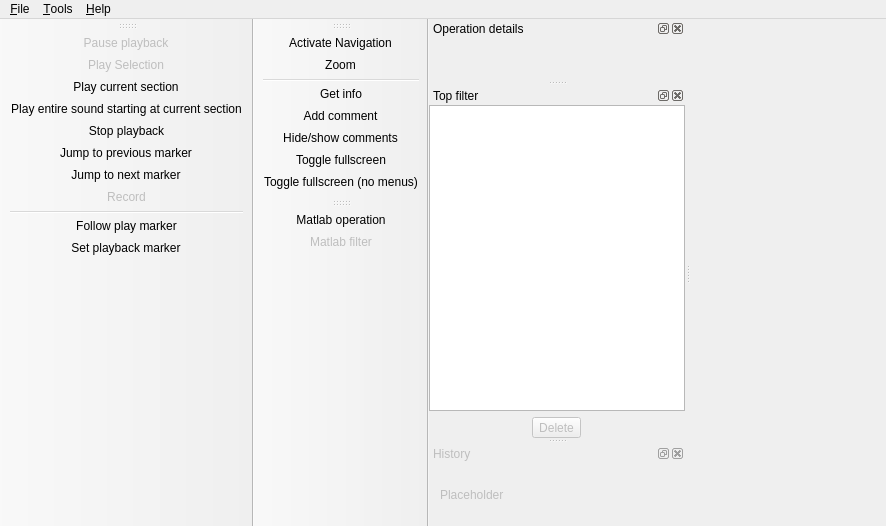
<?xml version="1.0" encoding="UTF-8"?>
<ui version="4.0">
 <class>MainWindow</class>
 <widget class="QMainWindow" name="MainWindow">
  <property name="geometry">
   <rect>
    <x>0</x>
    <y>0</y>
    <width>886</width>
    <height>526</height>
   </rect>
  </property>
  <property name="contextMenuPolicy">
   <enum>Qt::NoContextMenu</enum>
  </property>
  <property name="windowTitle">
   <string>MainWindow</string>
  </property>
  <property name="windowIcon">
   <iconset resource="icon-resources.qrc">
    <normaloff>:/icons/icons/sonicawe.png</normaloff>:/icons/icons/sonicawe.png</iconset>
  </property>
  <property name="documentMode">
   <bool>true</bool>
  </property>
  <property name="dockNestingEnabled">
   <bool>true</bool>
  </property>
  <property name="dockOptions">
   <set>QMainWindow::AllowNestedDocks|QMainWindow::AllowTabbedDocks|QMainWindow::AnimatedDocks|QMainWindow::VerticalTabs</set>
  </property>
  <property name="unifiedTitleAndToolBarOnMac">
   <bool>false</bool>
  </property>
  <widget class="QWidget" name="centralWidget">
   <layout class="QHBoxLayout" name="horizontalLayout_3"/>
  </widget>
  <widget class="QMenuBar" name="menuBar">
   <property name="geometry">
    <rect>
     <x>0</x>
     <y>0</y>
     <width>886</width>
     <height>25</height>
    </rect>
   </property>
   <widget class="QMenu" name="menuWindows">
    <property name="title">
     <string>&amp;Tools</string>
    </property>
    <widget class="QMenu" name="menuToolbars">
     <property name="title">
      <string>&amp;Toolbars</string>
     </property>
     <addaction name="actionToggleNavigationToolBox"/>
     <addaction name="actionToggleTimeControlToolBox"/>
     <addaction name="actionToggleSelectionToolBox"/>
     <addaction name="actionToggleTransformToolBox"/>
     <addaction name="actionToogleMatlabToolBox"/>
    </widget>
    <widget class="QMenu" name="menu_Windows">
     <property name="title">
      <string>&amp;Windows</string>
     </property>
     <addaction name="actionToggleTimelineWindow"/>
     <addaction name="actionTransform_info"/>
     <addaction name="actionOperation_details"/>
    </widget>
    <addaction name="separator"/>
    <addaction name="menu_Windows"/>
    <addaction name="menuToolbars"/>
    <addaction name="separator"/>
    <addaction name="actionRestore_layout"/>
   </widget>
   <widget class="QMenu" name="menuFile">
    <property name="title">
     <string>&amp;File</string>
    </property>
    <widget class="QMenu" name="menu_Recent_files">
     <property name="title">
      <string>&amp;Recent files</string>
     </property>
    </widget>
    <addaction name="actionNew_recording"/>
    <addaction name="actionOpen"/>
    <addaction name="menu_Recent_files"/>
    <addaction name="actionSave_project"/>
    <addaction name="actionSave_project_as"/>
    <addaction name="separator"/>
    <addaction name="actionExport_audio"/>
    <addaction name="actionExport_selection"/>
    <addaction name="separator"/>
    <addaction name="actionExit"/>
    <addaction name="separator"/>
   </widget>
   <widget class="QMenu" name="menuHelp">
    <property name="title">
     <string>&amp;Help</string>
    </property>
    <addaction name="separator"/>
    <addaction name="actionAbout"/>
   </widget>
   <addaction name="menuFile"/>
   <addaction name="menuWindows"/>
   <addaction name="menuHelp"/>
  </widget>
  <widget class="QDockWidget" name="toolPropertiesWindow">
   <property name="windowTitle">
    <string>Operation details</string>
   </property>
   <attribute name="dockWidgetArea">
    <number>1</number>
   </attribute>
   <widget class="QWidget" name="dockWidgetContents_3">
    <layout class="QHBoxLayout" name="horizontalLayout_2"/>
   </widget>
  </widget>
  <widget class="QDockWidget" name="topFilterWindow">
   <property name="contextMenuPolicy">
    <enum>Qt::NoContextMenu</enum>
   </property>
   <property name="features">
    <set>QDockWidget::AllDockWidgetFeatures</set>
   </property>
   <property name="allowedAreas">
    <set>Qt::LeftDockWidgetArea|Qt::RightDockWidgetArea</set>
   </property>
   <property name="windowTitle">
    <string>Top filter</string>
   </property>
   <attribute name="dockWidgetArea">
    <number>1</number>
   </attribute>
   <widget class="QWidget" name="layerWindowContents">
    <layout class="QVBoxLayout" name="verticalLayout">
     <property name="margin">
      <number>0</number>
     </property>
     <item>
      <widget class="QListWidget" name="layerWidget"/>
     </item>
     <item>
      <layout class="QHBoxLayout" name="horizontalLayout">
       <item>
        <widget class="QToolButton" name="deleteFilterButton">
         <property name="enabled">
          <bool>false</bool>
         </property>
         <property name="text">
          <string>Delete</string>
         </property>
        </widget>
       </item>
      </layout>
     </item>
    </layout>
   </widget>
  </widget>
  <widget class="QDockWidget" name="historyWindow">
   <property name="enabled">
    <bool>false</bool>
   </property>
   <property name="contextMenuPolicy">
    <enum>Qt::NoContextMenu</enum>
   </property>
   <property name="features">
    <set>QDockWidget::AllDockWidgetFeatures</set>
   </property>
   <property name="allowedAreas">
    <set>Qt::LeftDockWidgetArea|Qt::RightDockWidgetArea|Qt::TopDockWidgetArea</set>
   </property>
   <property name="windowTitle">
    <string>History</string>
   </property>
   <attribute name="dockWidgetArea">
    <number>1</number>
   </attribute>
   <widget class="QWidget" name="dockWidgetContents_2">
    <layout class="QVBoxLayout" name="verticalLayout_2">
     <item>
      <widget class="QLabel" name="label">
       <property name="enabled">
        <bool>false</bool>
       </property>
       <property name="text">
        <string>Placeholder</string>
       </property>
      </widget>
     </item>
    </layout>
   </widget>
  </widget>
  <widget class="Tools::Support::ToolBar" name="toolBarPlay">
   <property name="windowTitle">
    <string>toolBar</string>
   </property>
   <attribute name="toolBarArea">
    <enum>LeftToolBarArea</enum>
   </attribute>
   <attribute name="toolBarBreak">
    <bool>false</bool>
   </attribute>
   <addaction name="actionPausePlayBack"/>
   <addaction name="actionPlaySelection"/>
   <addaction name="actionPlaySection"/>
   <addaction name="actionPlayEntireSound"/>
   <addaction name="actionStopPlayBack"/>
   <addaction name="actionJumpBackward"/>
   <addaction name="actionJumpForward"/>
   <addaction name="actionRecord"/>
   <addaction name="separator"/>
   <addaction name="actionFollowPlayMarker"/>
   <addaction name="actionSetPlayMarker"/>
  </widget>
  <widget class="Tools::Support::ToolBar" name="toolBarOperation">
   <property name="enabled">
    <bool>true</bool>
   </property>
   <property name="windowTitle">
    <string>toolBar</string>
   </property>
   <attribute name="toolBarArea">
    <enum>LeftToolBarArea</enum>
   </attribute>
   <attribute name="toolBarBreak">
    <bool>true</bool>
   </attribute>
   <addaction name="actionActivateNavigation"/>
   <addaction name="actionZoom"/>
   <addaction name="separator"/>
   <addaction name="actionActivateInfoTool"/>
   <addaction name="actionAddComment"/>
   <addaction name="actionShowComments"/>
   <addaction name="actionToggleFullscreen"/>
   <addaction name="actionToggleFullscreenNoMenus"/>
  </widget>
  <widget class="Tools::Support::ToolBar" name="toolBarMatlab">
   <property name="windowTitle">
    <string>toolBar</string>
   </property>
   <attribute name="toolBarArea">
    <enum>LeftToolBarArea</enum>
   </attribute>
   <attribute name="toolBarBreak">
    <bool>false</bool>
   </attribute>
   <addaction name="actionMatlabOperation"/>
   <addaction name="actionMatlabFilter"/>
  </widget>
  <action name="actionEllipseSelection">
   <property name="checkable">
    <bool>true</bool>
   </property>
   <property name="icon">
    <iconset resource="icon-resources.qrc">
     <normaloff>:/icons/icons/icon-circle-selection.png</normaloff>:/icons/icons/icon-circle-selection.png</iconset>
   </property>
   <property name="text">
    <string>Ellipse Selection</string>
   </property>
   <property name="toolTip">
    <string>Ellipse selection [S]</string>
   </property>
   <property name="shortcut">
    <string>S</string>
   </property>
   <property name="iconVisibleInMenu">
    <bool>true</bool>
   </property>
  </action>
  <action name="actionActivateNavigation">
   <property name="checkable">
    <bool>true</bool>
   </property>
   <property name="checked">
    <bool>false</bool>
   </property>
   <property name="icon">
    <iconset resource="icon-resources.qrc">
     <normaloff>:/icons/icons/icon-navigation.png</normaloff>:/icons/icons/icon-navigation.png</iconset>
   </property>
   <property name="text">
    <string>Activate Navigation</string>
   </property>
   <property name="toolTip">
    <string>Rotate with right mouse button [N]</string>
   </property>
   <property name="shortcut">
    <string>N</string>
   </property>
   <property name="iconVisibleInMenu">
    <bool>true</bool>
   </property>
  </action>
  <action name="actionToggleTopFilterWindow">
   <property name="checkable">
    <bool>true</bool>
   </property>
   <property name="checked">
    <bool>true</bool>
   </property>
   <property name="text">
    <string>Top filter</string>
   </property>
   <property name="toolTip">
    <string>Toggle the top filter window</string>
   </property>
   <property name="shortcut">
    <string>F</string>
   </property>
  </action>
  <action name="actionToggle_piano_grid">
   <property name="checkable">
    <bool>true</bool>
   </property>
   <property name="icon">
    <iconset resource="icon-resources.qrc">
     <normaloff>:/icons/icons/icon-toggle-piano.png</normaloff>:/icons/icons/icon-toggle-piano.png</iconset>
   </property>
   <property name="text">
    <string>Toggle piano grid</string>
   </property>
   <property name="toolTip">
    <string>Toggle piano grid</string>
   </property>
   <property name="iconVisibleInMenu">
    <bool>true</bool>
   </property>
  </action>
  <action name="actionPlaySelection">
   <property name="checkable">
    <bool>true</bool>
   </property>
   <property name="enabled">
    <bool>false</bool>
   </property>
   <property name="icon">
    <iconset resource="icon-resources.qrc">
     <normaloff>:/icons/icons/icon-play-sel.png</normaloff>:/icons/icons/icon-play-sel.png</iconset>
   </property>
   <property name="text">
    <string>Play Selection</string>
   </property>
   <property name="toolTip">
    <string>Play the selected area [Ctrl+Space]</string>
   </property>
   <property name="shortcut">
    <string>Ctrl+Space</string>
   </property>
  </action>
  <action name="actionToggleSelectionToolBox">
   <property name="checkable">
    <bool>true</bool>
   </property>
   <property name="checked">
    <bool>true</bool>
   </property>
   <property name="text">
    <string>&amp;Selection</string>
   </property>
   <property name="toolTip">
    <string>Toggle the selection toolbox</string>
   </property>
  </action>
  <action name="actionToggle_hz_grid">
   <property name="checkable">
    <bool>true</bool>
   </property>
   <property name="checked">
    <bool>true</bool>
   </property>
   <property name="icon">
    <iconset resource="icon-resources.qrc">
     <normaloff>:/icons/icons/icon-toggle-hz.png</normaloff>:/icons/icons/icon-toggle-hz.png</iconset>
   </property>
   <property name="text">
    <string>Toggle frequency markers</string>
   </property>
   <property name="toolTip">
    <string>Toggle frequency markers</string>
   </property>
   <property name="iconVisibleInMenu">
    <bool>true</bool>
   </property>
  </action>
  <action name="actionActionAdd_selection">
   <property name="icon">
    <iconset resource="icon-resources.qrc">
     <normaloff>:/icons/icons/icon-save-selection.png</normaloff>:/icons/icons/icon-save-selection.png</iconset>
   </property>
   <property name="text">
    <string>actionAdd_selection</string>
   </property>
   <property name="toolTip">
    <string>Remember the selection</string>
   </property>
   <property name="iconVisibleInMenu">
    <bool>true</bool>
   </property>
  </action>
  <action name="actionActionRemove_selection">
   <property name="icon">
    <iconset resource="icon-resources.qrc">
     <normaloff>:/icons/icons/icon-silence-selection.png</normaloff>:/icons/icons/icon-silence-selection.png</iconset>
   </property>
   <property name="text">
    <string>actionRemove_selection</string>
   </property>
   <property name="toolTip">
    <string>Silences the selected region [Del]</string>
   </property>
   <property name="shortcut">
    <string>Del</string>
   </property>
   <property name="iconVisibleInMenu">
    <bool>true</bool>
   </property>
  </action>
  <action name="actionCropSelection">
   <property name="checked">
    <bool>false</bool>
   </property>
   <property name="enabled">
    <bool>true</bool>
   </property>
   <property name="icon">
    <iconset resource="icon-resources.qrc">
     <normaloff>:/icons/icons/icon-crop.png</normaloff>:/icons/icons/icon-crop.png</iconset>
   </property>
   <property name="text">
    <string>Crop Selection</string>
   </property>
   <property name="toolTip">
    <string>Crop selection [C]</string>
   </property>
   <property name="shortcut">
    <string>C</string>
   </property>
   <property name="iconVisibleInMenu">
    <bool>true</bool>
   </property>
  </action>
  <action name="actionMoveSelection">
   <property name="checkable">
    <bool>true</bool>
   </property>
   <property name="checked">
    <bool>false</bool>
   </property>
   <property name="enabled">
    <bool>false</bool>
   </property>
   <property name="icon">
    <iconset resource="icon-resources.qrc">
     <normaloff>:/icons/icons/icon-move.png</normaloff>:/icons/icons/icon-move.png</iconset>
   </property>
   <property name="text">
    <string>Move Selection</string>
   </property>
   <property name="toolTip">
    <string>Move selection [M]</string>
   </property>
   <property name="shortcut">
    <string>M</string>
   </property>
   <property name="iconVisibleInMenu">
    <bool>true</bool>
   </property>
  </action>
  <action name="actionMoveSelectionTime">
   <property name="checkable">
    <bool>true</bool>
   </property>
   <property name="checked">
    <bool>false</bool>
   </property>
   <property name="enabled">
    <bool>false</bool>
   </property>
   <property name="icon">
    <iconset resource="icon-resources.qrc">
     <normaloff>:/icons/icons/icon-move-time.png</normaloff>:/icons/icons/icon-move-time.png</iconset>
   </property>
   <property name="text">
    <string>Move Selection in Time</string>
   </property>
   <property name="toolTip">
    <string>Move selection in Time [T]</string>
   </property>
   <property name="shortcut">
    <string>T</string>
   </property>
   <property name="iconVisibleInMenu">
    <bool>true</bool>
   </property>
  </action>
  <action name="actionMatlabFilter">
   <property name="checked">
    <bool>false</bool>
   </property>
   <property name="enabled">
    <bool>false</bool>
   </property>
   <property name="icon">
    <iconset resource="icon-resources.qrc">
     <normaloff>:/icons/icons/icon-matlabfilter.png</normaloff>:/icons/icons/icon-matlabfilter.png</iconset>
   </property>
   <property name="text">
    <string>Matlab filter</string>
   </property>
   <property name="toolTip">
    <string>Apply Matlab filter to everything, under construction</string>
   </property>
   <property name="iconVisibleInMenu">
    <bool>true</bool>
   </property>
  </action>
  <action name="actionMatlabOperation">
   <property name="checked">
    <bool>false</bool>
   </property>
   <property name="icon">
    <iconset resource="icon-resources.qrc">
     <normaloff>:/icons/icons/icon-matlaboperation.png</normaloff>:/icons/icons/icon-matlaboperation.png</iconset>
   </property>
   <property name="text">
    <string>Matlab operation</string>
   </property>
   <property name="toolTip">
    <string>Apply Matlab operation to everything</string>
   </property>
   <property name="iconVisibleInMenu">
    <bool>true</bool>
   </property>
  </action>
  <action name="actionRecord">
   <property name="checkable">
    <bool>true</bool>
   </property>
   <property name="checked">
    <bool>false</bool>
   </property>
   <property name="enabled">
    <bool>false</bool>
   </property>
   <property name="icon">
    <iconset resource="icon-resources.qrc">
     <normaloff>:/icons/icons/icon-record.png</normaloff>:/icons/icons/icon-record.png</iconset>
   </property>
   <property name="text">
    <string>Record</string>
   </property>
   <property name="toolTip">
    <string>Toggle recording [R]</string>
   </property>
   <property name="shortcut">
    <string>R</string>
   </property>
   <property name="iconVisibleInMenu">
    <bool>true</bool>
   </property>
  </action>
  <action name="actionFollowPlayMarker">
   <property name="checkable">
    <bool>true</bool>
   </property>
   <property name="icon">
    <iconset resource="icon-resources.qrc">
     <normaloff>:/icons/icons/icon-lockplayback.png</normaloff>:/icons/icons/icon-lockplayback.png</iconset>
   </property>
   <property name="text">
    <string>Follow play marker</string>
   </property>
   <property name="toolTip">
    <string>Follow the play marker when playing</string>
   </property>
   <property name="iconVisibleInMenu">
    <bool>true</bool>
   </property>
  </action>
  <action name="actionToggleCreationToolBox">
   <property name="checkable">
    <bool>true</bool>
   </property>
   <property name="checked">
    <bool>true</bool>
   </property>
   <property name="text">
    <string>Sound creation</string>
   </property>
   <property name="toolTip">
    <string>Toggle the sound creation tool box</string>
   </property>
   <property name="shortcut">
    <string>E</string>
   </property>
  </action>
  <action name="actionToggleTransformToolBox">
   <property name="checkable">
    <bool>true</bool>
   </property>
   <property name="text">
    <string>&amp;Transform settings</string>
   </property>
   <property name="toolTip">
    <string>Toggle the transform toolbox</string>
   </property>
  </action>
  <action name="actionToggleNavigationToolBox">
   <property name="checkable">
    <bool>true</bool>
   </property>
   <property name="checked">
    <bool>true</bool>
   </property>
   <property name="text">
    <string>&amp;Navigation</string>
   </property>
   <property name="toolTip">
    <string>Toggle the navigation toolbox</string>
   </property>
  </action>
  <action name="actionToggleTimeControlToolBox">
   <property name="checkable">
    <bool>true</bool>
   </property>
   <property name="checked">
    <bool>true</bool>
   </property>
   <property name="text">
    <string>&amp;Playback</string>
   </property>
   <property name="toolTip">
    <string>Toggle the playback control toolbox</string>
   </property>
  </action>
  <action name="actionNew_recording">
   <property name="enabled">
    <bool>true</bool>
   </property>
   <property name="text">
    <string>&amp;New recording</string>
   </property>
   <property name="shortcut">
    <string>Ctrl+N</string>
   </property>
  </action>
  <action name="actionImport_audio">
   <property name="enabled">
    <bool>false</bool>
   </property>
   <property name="text">
    <string>Import</string>
   </property>
  </action>
  <action name="actionExport_audio">
   <property name="text">
    <string>Export</string>
   </property>
  </action>
  <action name="actionSave_project">
   <property name="text">
    <string>&amp;Save project</string>
   </property>
   <property name="shortcut">
    <string>Ctrl+S</string>
   </property>
  </action>
  <action name="actionExit">
   <property name="text">
    <string>Exit</string>
   </property>
  </action>
  <action name="actionOpen">
   <property name="text">
    <string>&amp;Open </string>
   </property>
   <property name="shortcut">
    <string>Ctrl+O</string>
   </property>
  </action>
  <action name="actionExport_selection">
   <property name="text">
    <string>Export selection</string>
   </property>
  </action>
  <action name="actionToggleTimelineWindow">
   <property name="checkable">
    <bool>true</bool>
   </property>
   <property name="text">
    <string>&amp;Timeline</string>
   </property>
   <property name="toolTip">
    <string>Toggle the timeline window</string>
   </property>
  </action>
  <action name="actionCutoffSelection">
   <property name="checkable">
    <bool>true</bool>
   </property>
   <property name="enabled">
    <bool>false</bool>
   </property>
   <property name="icon">
    <iconset resource="icon-resources.qrc">
     <normaloff>:/icons/icons/icon-cutoff-selection.png</normaloff>:/icons/icons/icon-cutoff-selection.png</iconset>
   </property>
   <property name="text">
    <string>Cutoff selection</string>
   </property>
   <property name="iconVisibleInMenu">
    <bool>true</bool>
   </property>
  </action>
  <action name="actionPeakSelection">
   <property name="checkable">
    <bool>true</bool>
   </property>
   <property name="icon">
    <iconset resource="icon-resources.qrc">
     <normaloff>:/icons/icons/icon-peak-selection.png</normaloff>:/icons/icons/icon-peak-selection.png</iconset>
   </property>
   <property name="text">
    <string>Peak selection</string>
   </property>
   <property name="toolTip">
    <string>Peak selection</string>
   </property>
   <property name="shortcut">
    <string>E</string>
   </property>
   <property name="iconVisibleInMenu">
    <bool>true</bool>
   </property>
  </action>
  <action name="actionRectangleSelection">
   <property name="checkable">
    <bool>true</bool>
   </property>
   <property name="icon">
    <iconset resource="icon-resources.qrc">
     <normaloff>:/icons/icons/icon-rectangle-selection.png</normaloff>:/icons/icons/icon-rectangle-selection.png</iconset>
   </property>
   <property name="text">
    <string>Rectangle selection</string>
   </property>
   <property name="toolTip">
    <string>Rectangle selection</string>
   </property>
   <property name="iconVisibleInMenu">
    <bool>true</bool>
   </property>
  </action>
  <action name="actionPolygonSelection">
   <property name="checkable">
    <bool>true</bool>
   </property>
   <property name="icon">
    <iconset resource="icon-resources.qrc">
     <normaloff>:/icons/icons/icon-quad-selection.png</normaloff>:/icons/icons/icon-quad-selection.png</iconset>
   </property>
   <property name="text">
    <string>Polygon selection</string>
   </property>
   <property name="toolTip">
    <string>Polygon selection</string>
   </property>
   <property name="shortcut">
    <string>P</string>
   </property>
   <property name="iconVisibleInMenu">
    <bool>true</bool>
   </property>
  </action>
  <action name="actionSplineSelection">
   <property name="checkable">
    <bool>true</bool>
   </property>
   <property name="icon">
    <iconset resource="icon-resources.qrc">
     <normaloff>:/icons/icons/icon-spline-selection.png</normaloff>:/icons/icons/icon-spline-selection.png</iconset>
   </property>
   <property name="text">
    <string>Spline selection</string>
   </property>
   <property name="toolTip">
    <string>Spline selection</string>
   </property>
   <property name="iconVisibleInMenu">
    <bool>true</bool>
   </property>
  </action>
  <action name="actionAmplitudeBrush">
   <property name="checkable">
    <bool>true</bool>
   </property>
   <property name="enabled">
    <bool>false</bool>
   </property>
   <property name="icon">
    <iconset resource="icon-resources.qrc">
     <normaloff>:/icons/icons/icon-amplitude-brush.png</normaloff>:/icons/icons/icon-amplitude-brush.png</iconset>
   </property>
   <property name="text">
    <string>Amplitude brush</string>
   </property>
   <property name="toolTip">
    <string>Amplitude brush</string>
   </property>
   <property name="iconVisibleInMenu">
    <bool>true</bool>
   </property>
  </action>
  <action name="actionAirbrush">
   <property name="checkable">
    <bool>true</bool>
   </property>
   <property name="enabled">
    <bool>false</bool>
   </property>
   <property name="icon">
    <iconset resource="icon-resources.qrc">
     <normaloff>:/icons/icons/icon-airbrush.png</normaloff>:/icons/icons/icon-airbrush.png</iconset>
   </property>
   <property name="text">
    <string>Airbrush</string>
   </property>
   <property name="toolTip">
    <string>Airbrush</string>
   </property>
   <property name="iconVisibleInMenu">
    <bool>true</bool>
   </property>
  </action>
  <action name="actionSmoothBrush">
   <property name="checkable">
    <bool>true</bool>
   </property>
   <property name="enabled">
    <bool>false</bool>
   </property>
   <property name="icon">
    <iconset resource="icon-resources.qrc">
     <normaloff>:/icons/icons/icon-smooth-brush.png</normaloff>:/icons/icons/icon-smooth-brush.png</iconset>
   </property>
   <property name="text">
    <string>Smooth brush</string>
   </property>
   <property name="toolTip">
    <string>Smooth brush</string>
   </property>
   <property name="iconVisibleInMenu">
    <bool>true</bool>
   </property>
  </action>
  <action name="actionZoom">
   <property name="checkable">
    <bool>true</bool>
   </property>
   <property name="checked">
    <bool>false</bool>
   </property>
   <property name="icon">
    <iconset resource="icon-resources.qrc">
     <normaloff>:/icons/icons/icon-zoom.png</normaloff>:/icons/icons/icon-zoom.png</iconset>
   </property>
   <property name="text">
    <string>Zoom</string>
   </property>
   <property name="toolTip">
    <string>Zoom with the right mouse button [Z]</string>
   </property>
   <property name="shortcut">
    <string>Z</string>
   </property>
   <property name="iconVisibleInMenu">
    <bool>true</bool>
   </property>
  </action>
  <action name="actionSetPlayMarker">
   <property name="checkable">
    <bool>true</bool>
   </property>
   <property name="icon">
    <iconset resource="icon-resources.qrc">
     <normaloff>:/icons/icons/icon-set-mark.png</normaloff>:/icons/icons/icon-set-mark.png</iconset>
   </property>
   <property name="text">
    <string>Set playback marker</string>
   </property>
   <property name="toolTip">
    <string>Set playback markers with left mouse button, remove with right mouse button</string>
   </property>
   <property name="iconVisibleInMenu">
    <bool>true</bool>
   </property>
  </action>
  <action name="actionStopPlayBack">
   <property name="icon">
    <iconset resource="icon-resources.qrc">
     <normaloff>:/icons/icons/icon-stop.png</normaloff>:/icons/icons/icon-stop.png</iconset>
   </property>
   <property name="text">
    <string>Stop playback</string>
   </property>
   <property name="toolTip">
    <string>Stop playback</string>
   </property>
   <property name="iconVisibleInMenu">
    <bool>true</bool>
   </property>
  </action>
  <action name="actionPausePlayBack">
   <property name="checkable">
    <bool>true</bool>
   </property>
   <property name="enabled">
    <bool>false</bool>
   </property>
   <property name="icon">
    <iconset resource="icon-resources.qrc">
     <normaloff>:/icons/icons/icon-paus.png</normaloff>:/icons/icons/icon-paus.png</iconset>
   </property>
   <property name="text">
    <string>Pause playback</string>
   </property>
   <property name="toolTip">
    <string>Pause playback</string>
   </property>
   <property name="iconVisibleInMenu">
    <bool>true</bool>
   </property>
  </action>
  <action name="actionJumpForward">
   <property name="icon">
    <iconset resource="icon-resources.qrc">
     <normaloff>:/icons/icons/icon-next-mark.png</normaloff>:/icons/icons/icon-next-mark.png</iconset>
   </property>
   <property name="text">
    <string>Jump to next marker</string>
   </property>
   <property name="toolTip">
    <string>Jump to next marker</string>
   </property>
   <property name="iconVisibleInMenu">
    <bool>true</bool>
   </property>
  </action>
  <action name="actionJumpBackward">
   <property name="icon">
    <iconset resource="icon-resources.qrc">
     <normaloff>:/icons/icons/icon-prev-mark.png</normaloff>:/icons/icons/icon-prev-mark.png</iconset>
   </property>
   <property name="text">
    <string>Jump to previous marker</string>
   </property>
   <property name="toolTip">
    <string>Jump to previous marker</string>
   </property>
   <property name="iconVisibleInMenu">
    <bool>true</bool>
   </property>
  </action>
  <action name="actionToolSelect">
   <property name="checkable">
    <bool>true</bool>
   </property>
   <property name="enabled">
    <bool>false</bool>
   </property>
   <property name="icon">
    <iconset resource="icon-resources.qrc">
     <normaloff>:/icons/icons/sonicawe.png</normaloff>:/icons/icons/sonicawe.png</iconset>
   </property>
   <property name="text">
    <string>Select previous operations</string>
   </property>
   <property name="toolTip">
    <string>Select previous operations</string>
   </property>
   <property name="iconVisibleInMenu">
    <bool>true</bool>
   </property>
  </action>
  <action name="actionTransform_Cwt">
   <property name="checkable">
    <bool>true</bool>
   </property>
   <property name="checked">
    <bool>true</bool>
   </property>
   <property name="text">
    <string>Gabor Wavelet transform</string>
   </property>
   <property name="toolTip">
    <string>Actually, Complex Gabor Wavelet transform</string>
   </property>
   <property name="iconVisibleInMenu">
    <bool>true</bool>
   </property>
  </action>
  <action name="actionTransform_Stft">
   <property name="checkable">
    <bool>true</bool>
   </property>
   <property name="enabled">
    <bool>true</bool>
   </property>
   <property name="text">
    <string>Windowed fourier transform (STFT)</string>
   </property>
   <property name="toolTip">
    <string>Windowed fourier transform (STFT)</string>
   </property>
   <property name="iconVisibleInMenu">
    <bool>true</bool>
   </property>
  </action>
  <action name="actionTransform_Cwt_phase">
   <property name="checkable">
    <bool>true</bool>
   </property>
   <property name="enabled">
    <bool>true</bool>
   </property>
   <property name="text">
    <string>Gabor Wavelet transform phase</string>
   </property>
   <property name="toolTip">
    <string>Instantaneous phase from Gabor Wavelet transform</string>
   </property>
   <property name="iconVisibleInMenu">
    <bool>true</bool>
   </property>
  </action>
  <action name="actionTransform_Cwt_reassign">
   <property name="checkable">
    <bool>true</bool>
   </property>
   <property name="enabled">
    <bool>true</bool>
   </property>
   <property name="text">
    <string>Reassigned Gabor Wavelet transform</string>
   </property>
   <property name="toolTip">
    <string>Reassignment 'sharpens' by moving coefficients</string>
   </property>
   <property name="iconVisibleInMenu">
    <bool>true</bool>
   </property>
  </action>
  <action name="actionTonalizeFilter">
   <property name="enabled">
    <bool>false</bool>
   </property>
   <property name="icon">
    <iconset resource="icon-resources.qrc">
     <normaloff>:/icons/icons/sonicawe.png</normaloff>:/icons/icons/sonicawe.png</iconset>
   </property>
   <property name="text">
    <string>Tonalize transform</string>
   </property>
   <property name="toolTip">
    <string>Tonalize transform</string>
   </property>
   <property name="iconVisibleInMenu">
    <bool>true</bool>
   </property>
  </action>
  <action name="actionReassignFilter">
   <property name="enabled">
    <bool>false</bool>
   </property>
   <property name="icon">
    <iconset resource="icon-resources.qrc">
     <normaloff>:/icons/icons/sonicawe.png</normaloff>:/icons/icons/sonicawe.png</iconset>
   </property>
   <property name="text">
    <string>Reassign transform</string>
   </property>
   <property name="toolTip">
    <string>Reassign transform</string>
   </property>
   <property name="iconVisibleInMenu">
    <bool>true</bool>
   </property>
  </action>
  <action name="actionSet_rainbow_colors">
   <property name="checkable">
    <bool>true</bool>
   </property>
   <property name="checked">
    <bool>true</bool>
   </property>
   <property name="icon">
    <iconset resource="icon-resources.qrc">
     <normaloff>:/icons/icons/icon-show-color.png</normaloff>:/icons/icons/icon-show-color.png</iconset>
   </property>
   <property name="text">
    <string>Rainbow colors</string>
   </property>
   <property name="toolTip">
    <string>Rainbow colors</string>
   </property>
   <property name="iconVisibleInMenu">
    <bool>true</bool>
   </property>
  </action>
  <action name="actionSet_grayscale">
   <property name="checkable">
    <bool>true</bool>
   </property>
   <property name="checked">
    <bool>false</bool>
   </property>
   <property name="icon">
    <iconset resource="icon-resources.qrc">
     <normaloff>:/icons/icons/icon-show-gray.png</normaloff>:/icons/icons/icon-show-gray.png</iconset>
   </property>
   <property name="text">
    <string>Grayscale</string>
   </property>
   <property name="toolTip">
    <string>Grayscale</string>
   </property>
   <property name="iconVisibleInMenu">
    <bool>true</bool>
   </property>
  </action>
  <action name="actionSet_heightlines">
   <property name="checkable">
    <bool>true</bool>
   </property>
   <property name="checked">
    <bool>false</bool>
   </property>
   <property name="icon">
    <iconset resource="icon-resources.qrc">
     <normaloff>:/icons/icons/icon-show-heightlines.png</normaloff>:/icons/icons/icon-show-heightlines.png</iconset>
   </property>
   <property name="text">
    <string>Heightlines (only visible in 3D)</string>
   </property>
   <property name="toolTip">
    <string>Heightlines (only visible in 3D)</string>
   </property>
   <property name="iconVisibleInMenu">
    <bool>true</bool>
   </property>
  </action>
  <action name="actionActivateInfoTool">
   <property name="checkable">
    <bool>true</bool>
   </property>
   <property name="checked">
    <bool>false</bool>
   </property>
   <property name="icon">
    <iconset resource="icon-resources.qrc">
     <normaloff>:/icons/icons/icon-show-info.png</normaloff>:/icons/icons/icon-show-info.png</iconset>
   </property>
   <property name="text">
    <string>Get info</string>
   </property>
   <property name="toolTip">
    <string>Drag over a ridge to see information of the peak [I]</string>
   </property>
   <property name="shortcut">
    <string>I</string>
   </property>
   <property name="iconVisibleInMenu">
    <bool>true</bool>
   </property>
  </action>
  <action name="actionTransform_Cwt_ridge">
   <property name="checkable">
    <bool>true</bool>
   </property>
   <property name="enabled">
    <bool>true</bool>
   </property>
   <property name="text">
    <string>Ridges of Gabor Wavelet transform</string>
   </property>
   <property name="toolTip">
    <string>Peaks in frequency direction on the Gabor Wavelet transform</string>
   </property>
   <property name="iconVisibleInMenu">
    <bool>true</bool>
   </property>
  </action>
  <action name="actionTransform_Cwt_weight">
   <property name="checkable">
    <bool>true</bool>
   </property>
   <property name="enabled">
    <bool>true</bool>
   </property>
   <property name="text">
    <string>Weighted Gabor Wavelet transform</string>
   </property>
   <property name="toolTip">
    <string>Sharpened Gabor Wavelet transform by a uncertainty weight</string>
   </property>
   <property name="iconVisibleInMenu">
    <bool>true</bool>
   </property>
  </action>
  <action name="actionAddComment">
   <property name="checkable">
    <bool>true</bool>
   </property>
   <property name="checked">
    <bool>false</bool>
   </property>
   <property name="icon">
    <iconset resource="icon-resources.qrc">
     <normaloff>:/icons/icons/icon-place-comment.png</normaloff>:/icons/icons/icon-place-comment.png</iconset>
   </property>
   <property name="text">
    <string>Add comment</string>
   </property>
   <property name="toolTip">
    <string>Add comment [C]</string>
   </property>
   <property name="shortcut">
    <string>C</string>
   </property>
   <property name="iconVisibleInMenu">
    <bool>true</bool>
   </property>
  </action>
  <action name="actionShowComments">
   <property name="checkable">
    <bool>true</bool>
   </property>
   <property name="icon">
    <iconset resource="icon-resources.qrc">
     <normaloff>:/icons/icons/icon-show-comment.png</normaloff>:/icons/icons/icon-show-comment.png</iconset>
   </property>
   <property name="text">
    <string>Hide/show comments</string>
   </property>
   <property name="toolTip">
    <string>Hide/show comments</string>
   </property>
   <property name="shortcut">
    <string>Ctrl+H</string>
   </property>
   <property name="iconVisibleInMenu">
    <bool>true</bool>
   </property>
  </action>
  <action name="actionSave_project_as">
   <property name="text">
    <string>Save project &amp;as...</string>
   </property>
   <property name="shortcut">
    <string>Ctrl+Shift+S</string>
   </property>
  </action>
  <action name="actionSet_colorscale">
   <property name="checkable">
    <bool>true</bool>
   </property>
   <property name="checked">
    <bool>false</bool>
   </property>
   <property name="icon">
    <iconset resource="icon-resources.qrc">
     <normaloff>:/icons/icons/icon-show-color.png</normaloff>:/icons/icons/icon-show-color.png</iconset>
   </property>
   <property name="text">
    <string>Colorscale</string>
   </property>
   <property name="toolTip">
    <string>Colorscale</string>
   </property>
   <property name="iconVisibleInMenu">
    <bool>true</bool>
   </property>
  </action>
  <action name="actionFrequencySelection">
   <property name="checkable">
    <bool>true</bool>
   </property>
   <property name="icon">
    <iconset resource="icon-resources.qrc">
     <normaloff>:/icons/icons/icon-rectangle-selection.png</normaloff>:/icons/icons/icon-rectangle-selection.png</iconset>
   </property>
   <property name="text">
    <string>Frequency selection</string>
   </property>
   <property name="toolTip">
    <string>Frequency selection</string>
   </property>
   <property name="shortcut">
    <string>F</string>
   </property>
   <property name="iconVisibleInMenu">
    <bool>true</bool>
   </property>
  </action>
  <action name="actionTimeSelection">
   <property name="checkable">
    <bool>true</bool>
   </property>
   <property name="icon">
    <iconset resource="icon-resources.qrc">
     <normaloff>:/icons/icons/icon-rectangle-selection.png</normaloff>:/icons/icons/icon-rectangle-selection.png</iconset>
   </property>
   <property name="text">
    <string>Time selection</string>
   </property>
   <property name="toolTip">
    <string>Time selection</string>
   </property>
   <property name="shortcut">
    <string>T</string>
   </property>
   <property name="iconVisibleInMenu">
    <bool>true</bool>
   </property>
  </action>
  <action name="actionResetGraphics">
   <property name="icon">
    <iconset resource="icon-resources.qrc">
     <normaloff>:/icons/icons/sonicawe.png</normaloff>:/icons/icons/sonicawe.png</iconset>
   </property>
   <property name="text">
    <string>Reset graphics</string>
   </property>
   <property name="toolTip">
    <string>Reset graphics</string>
   </property>
   <property name="iconVisibleInMenu">
    <bool>true</bool>
   </property>
  </action>
  <action name="actionToggleFullscreen">
   <property name="checkable">
    <bool>true</bool>
   </property>
   <property name="icon">
    <iconset resource="icon-resources.qrc">
     <normaloff>:/icons/icons/sonicawe.png</normaloff>:/icons/icons/sonicawe.png</iconset>
   </property>
   <property name="text">
    <string>Toggle fullscreen</string>
   </property>
   <property name="toolTip">
    <string>Toggle fullscreen</string>
   </property>
   <property name="shortcut">
    <string>Ctrl+Shift+F11</string>
   </property>
   <property name="iconVisibleInMenu">
    <bool>true</bool>
   </property>
  </action>
  <action name="actionAbout">
   <property name="text">
    <string>&amp;About</string>
   </property>
  </action>
  <action name="actionPlaySection">
   <property name="checkable">
    <bool>true</bool>
   </property>
   <property name="icon">
    <iconset resource="icon-resources.qrc">
     <normaloff>:/icons/icons/icon-play-sec.png</normaloff>:/icons/icons/icon-play-sec.png</iconset>
   </property>
   <property name="text">
    <string>Play current section</string>
   </property>
   <property name="toolTip">
    <string>Play the current section [Space]</string>
   </property>
   <property name="shortcut">
    <string>Space</string>
   </property>
  </action>
  <action name="actionPlayEntireSound">
   <property name="checkable">
    <bool>true</bool>
   </property>
   <property name="icon">
    <iconset resource="icon-resources.qrc">
     <normaloff>:/icons/icons/icon-play.png</normaloff>:/icons/icons/icon-play.png</iconset>
   </property>
   <property name="text">
    <string>Play entire sound starting at current section</string>
   </property>
   <property name="toolTip">
    <string>Play entire sound starting at current section [ [Ctrl+Shift+Space]</string>
   </property>
   <property name="shortcut">
    <string>Ctrl+Shift+Space</string>
   </property>
  </action>
  <action name="actionToggleFullscreenNoMenus">
   <property name="checkable">
    <bool>true</bool>
   </property>
   <property name="icon">
    <iconset resource="icon-resources.qrc">
     <normaloff>:/icons/icons/sonicawe.png</normaloff>:/icons/icons/sonicawe.png</iconset>
   </property>
   <property name="text">
    <string>Toggle fullscreen (no menus)</string>
   </property>
   <property name="toolTip">
    <string>Toggle fullscreen  (no menus)</string>
   </property>
   <property name="shortcut">
    <string>Alt+Return</string>
   </property>
   <property name="iconVisibleInMenu">
    <bool>true</bool>
   </property>
  </action>
  <action name="actionToggleOrientation">
   <property name="checkable">
    <bool>true</bool>
   </property>
   <property name="icon">
    <iconset resource="icon-resources.qrc">
     <normaloff>:/icons/icons/sonicawe.png</normaloff>:/icons/icons/sonicawe.png</iconset>
   </property>
   <property name="text">
    <string>Toggle orientation (left/right handed coordinate system)</string>
   </property>
   <property name="toolTip">
    <string>Toggle orientation (left/right handed coordinate system)</string>
   </property>
   <property name="iconVisibleInMenu">
    <bool>true</bool>
   </property>
  </action>
  <action name="actionTransform_info">
   <property name="checkable">
    <bool>true</bool>
   </property>
   <property name="text">
    <string>Transform &amp;info</string>
   </property>
  </action>
  <action name="actionToggleBrushesToolbar">
   <property name="checkable">
    <bool>true</bool>
   </property>
   <property name="text">
    <string>&amp;Brushes</string>
   </property>
  </action>
  <action name="actionRestore_layout">
   <property name="text">
    <string>Restore layout</string>
   </property>
  </action>
  <action name="actionOperation_details">
   <property name="checkable">
    <bool>true</bool>
   </property>
   <property name="checked">
    <bool>true</bool>
   </property>
   <property name="text">
    <string>Operation details</string>
   </property>
  </action>
  <action name="actionTransform_Cepstrum">
   <property name="checkable">
    <bool>true</bool>
   </property>
   <property name="text">
    <string>Cepstragram</string>
   </property>
   <property name="toolTip">
    <string>We call it a cepstragram</string>
   </property>
  </action>
  <action name="actionToogleMatlabToolBox">
   <property name="checkable">
    <bool>true</bool>
   </property>
   <property name="checked">
    <bool>true</bool>
   </property>
   <property name="text">
    <string>&amp;Matlab/Octave</string>
   </property>
  </action>
 </widget>
 <layoutdefault spacing="6" margin="11"/>
 <customwidgets>
  <customwidget>
   <class>Tools::Support::ToolBar</class>
   <extends>QToolBar</extends>
   <header>tools/support/toolbar.h</header>
  </customwidget>
 </customwidgets>
 <resources>
  <include location="icon-resources.qrc"/>
 </resources>
 <connections/>
</ui>
